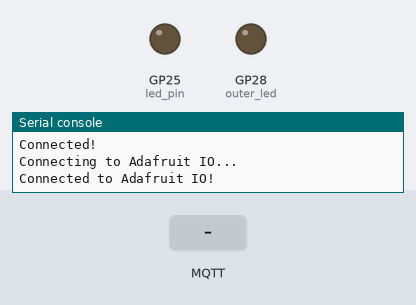
Bench run of a program on a simulated Raspberry Pi Pico running CircuitPython. Shown: output pins drawn as LEDs (lit = HIGH), the last lines printed to the serial console. The inputs (shaded band) are chosen by the test bench. WiFi joins after 1.5 s; no MQTT or app messages arrive unless stated; library files of the repository ran but are not shown: secrets.py.

Above: at 2.9 s.
3.0 s: MQTT message "ON" arrives on the first subscribed topic
At 3.7 s:
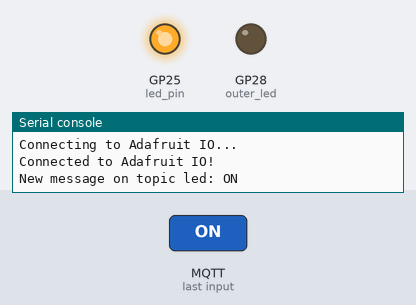
4.5 s: MQTT message "OFF" arrives on the first subscribed topic
At 4.8 s:
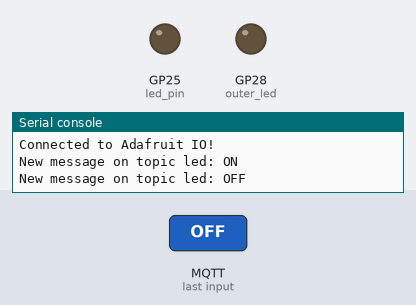
Timing chart, 0 to 7.5 s (numbered marks = the images above; inputs shaded):
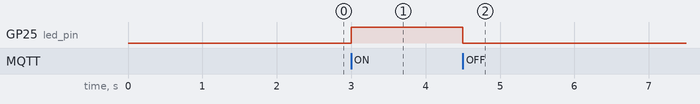

The program:

code.py
```python
# (licence header left out)
import time
from microcontroller import cpu
import board
import busio
from digitalio import DigitalInOut
from adafruit_esp32spi import adafruit_esp32spi
from adafruit_esp32spi import adafruit_esp32spi_wifimanager
import adafruit_esp32spi.adafruit_esp32spi_socket as socket
import adafruit_minimqtt.adafruit_minimqtt as MQTT
from adafruit_io.adafruit_io import IO_MQTT

### WiFi ###

# Get wifi details and more from a secrets.py file
try:
    from secrets import secrets
except ImportError:
    print("WiFi secrets are kept in secrets.py, please add them there!")
    raise

# Raspberry Pi RP2040
esp32_cs = DigitalInOut(board.GP13)
esp32_ready = DigitalInOut(board.GP14)
esp32_reset = DigitalInOut(board.GP15)

spi = busio.SPI(board.GP10, board.GP11, board.GP12)
esp = adafruit_esp32spi.ESP_SPIcontrol(spi, esp32_cs, esp32_ready, esp32_reset)

wifi = adafruit_esp32spi_wifimanager.ESPSPI_WiFiManager(esp, secrets)

# Configure the RP2040 Pico LED Pin as an output
led_pin = DigitalInOut(board.LED)
led_pin.switch_to_output()

outer_led = DigitalInOut(board.GP28)
outer_led.switch_to_output()

# Define callback functions which will be called when certain events happen.
# pylint: disable=unused-argument
def connected(client):
    # Connected function will be called when the client is connected to Adafruit IO.
    print("Connected to Adafruit IO! ")


def subscribe(client, userdata, topic, granted_qos):
    # This method is called when the client subscribes to a new feed.
    print("Subscribed to {0} with QOS level {1}".format(topic, granted_qos))


# pylint: disable=unused-argument
def disconnected(client):
    # Disconnected function will be called when the client disconnects.
    print("Disconnected from Adafruit IO!")


def on_led_msg(client, topic, message):
    # Method called whenever user/feeds/led has a new value
    print("New message on topic {0}: {1} ".format(topic, message))
    if message == "ON":
        led_pin.value = True
    elif message == "OFF":
        led_pin.value = False
    else:
        print("Unexpected message on LED feed.")

def outer_led_msg(client, topic, message):
    # Method called whenever user/feeds/led has a new value
    print("New message on topic {0}: {1} ".format(topic, message))
    if message == "ON":
        outer_led.value = True
    elif message == "OFF":
        outer_led.value = False
    else:
        print("Unexpected message on LED feed.")


# Connect to WiFi
print("Connecting to WiFi...")
wifi.connect()
print("Connected!")

# Initialize MQTT interface with the esp interface
MQTT.set_socket(socket, esp)

# Initialize a new MQTT Client object
mqtt_client = MQTT.MQTT(
    broker="io.adafruit.com",
    username=secrets["aio_username"],
    password=secrets["aio_password"],
)

# Initialize an Adafruit IO MQTT Client
io = IO_MQTT(mqtt_client)

# Connect the callback methods defined above to Adafruit IO
io.on_connect = connected
io.on_disconnect = disconnected
io.on_subscribe = subscribe

# Set up a callback for the led feed
io.add_feed_callback("led", on_led_msg)
io.add_feed_callback("outerled", outer_led_msg)

# Connect to Adafruit IO
print("Connecting to Adafruit IO...")
io.connect()

# Subscribe to all messages on the led feed
io.subscribe("led")
io.subscribe("outerled")

prv_refresh_time = 0.0
while True:
    # Poll for incoming messages
    try:
        io.loop()
    except (ValueError, RuntimeError) as e:
        print("Failed to get data, retrying\n", e)
        wifi.reset()
        io.reconnect()
        continue
    # Send a new temperature reading to IO every 30 seconds
    if (time.monotonic() - prv_refresh_time) > 30:
        # take the cpu's temperature
        cpu_temp = cpu.temperature
        # truncate to two decimal points
        cpu_temp = str(cpu_temp)[:5]
        print("CPU temperature is %s degrees C" % cpu_temp)
        # publish it to io
        print("Publishing %s to temperature feed..." % cpu_temp)
        io.publish("temperature", cpu_temp)
        print("Published!")
        prv_refresh_time = time.monotonic()
```

Measured:
- after the input at 3.0 s, GP25 (led_pin): LOW → HIGH at once
- after the input at 4.5 s, GP25 (led_pin): HIGH → LOW at once
